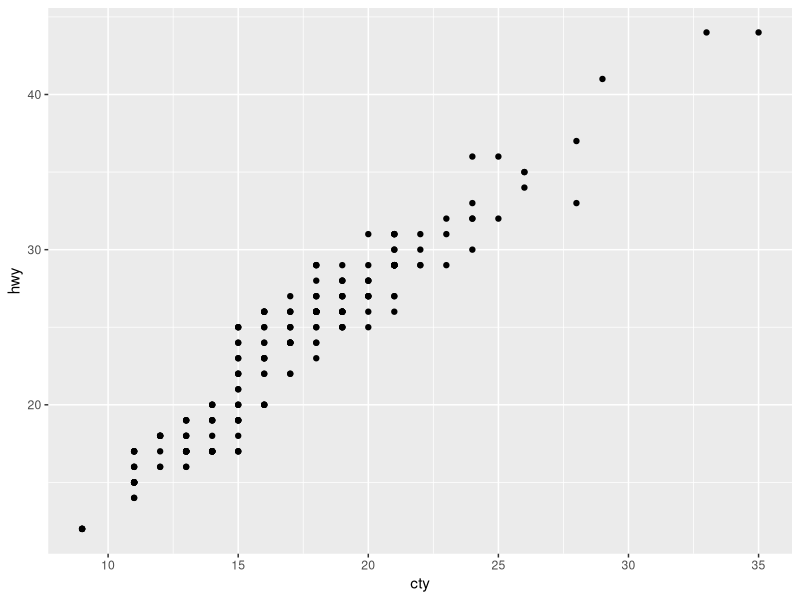
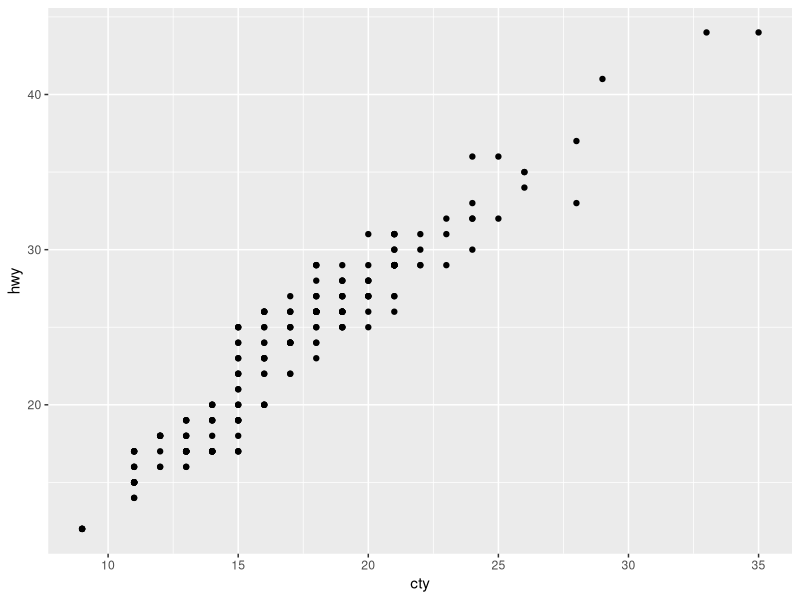
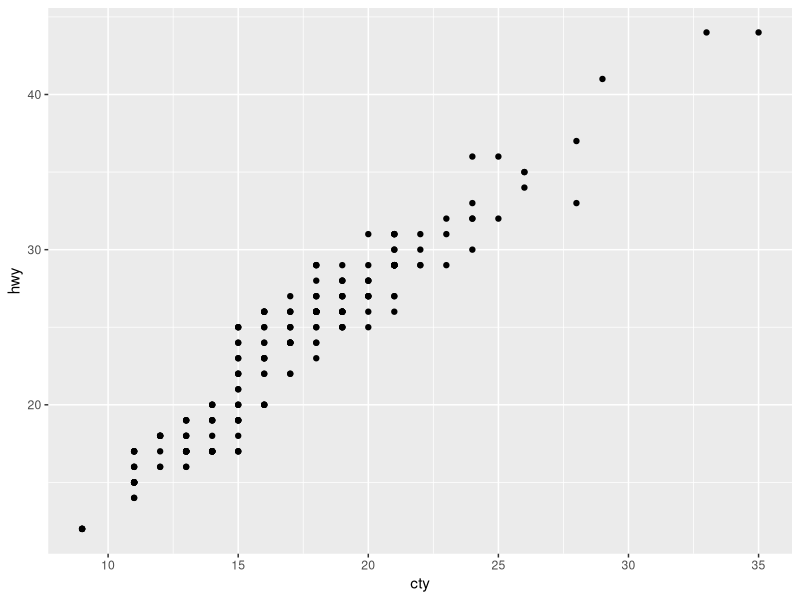
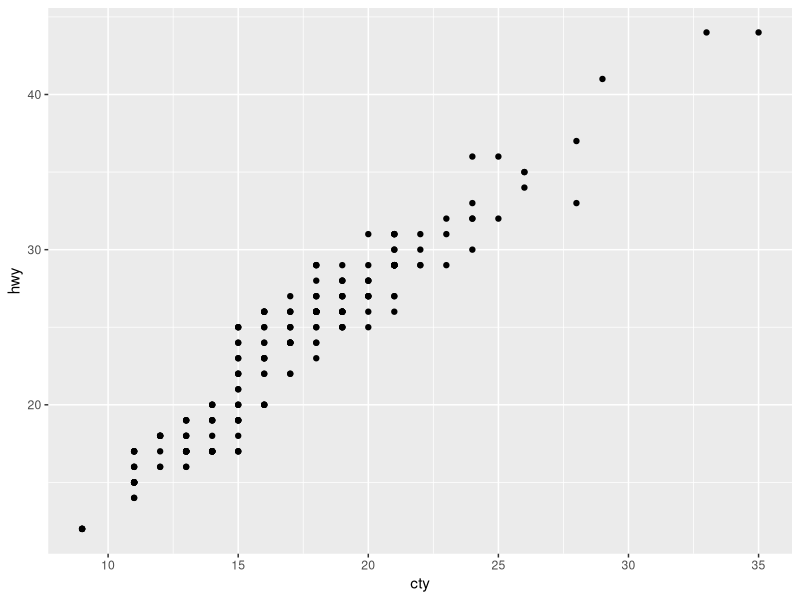
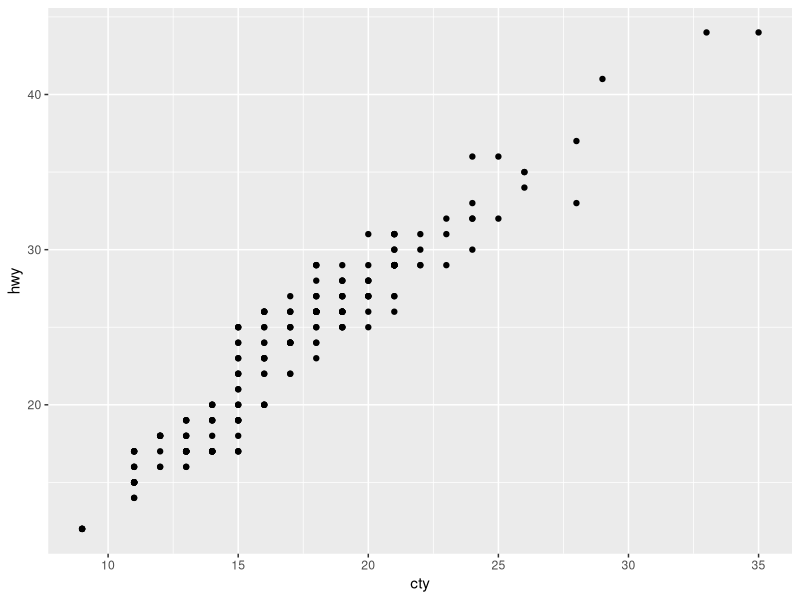
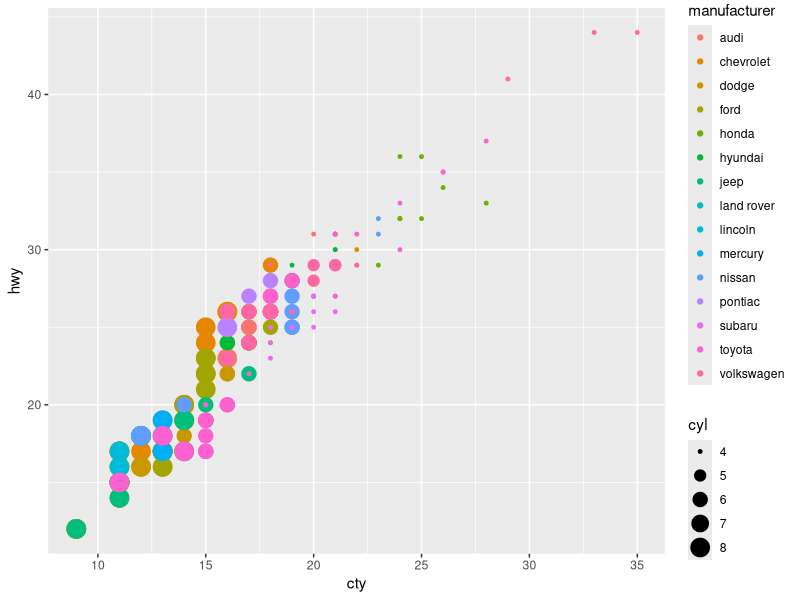
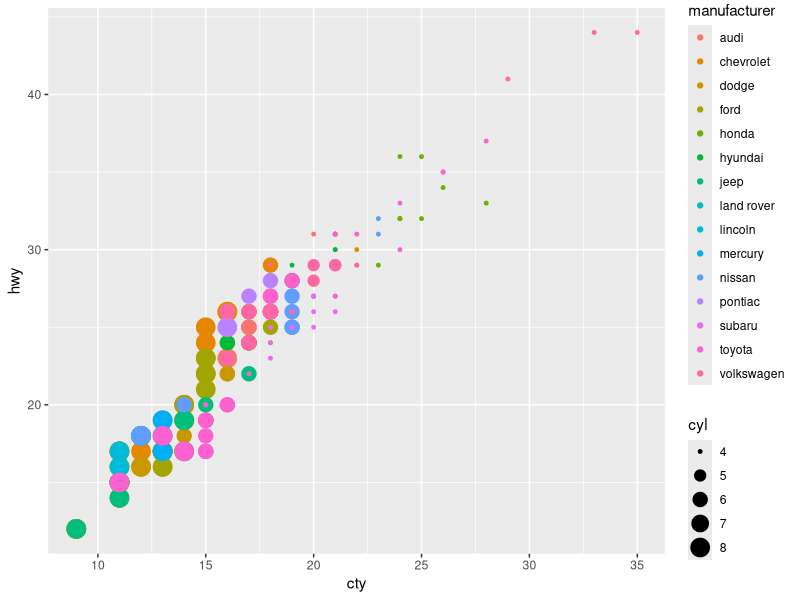
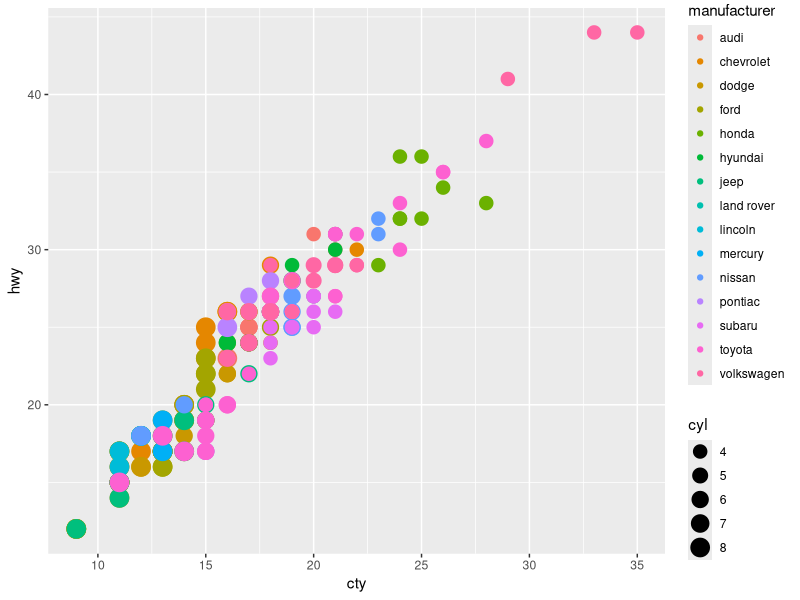

These charts were generated, in order, by the following R code:
## ---- chunk 1
#| echo: true
library(tidyverse)
## ---- chunk 2
#| echo: true
glimpse(mpg)
?mpg # This shows the help https://ggplot2.tidyverse.org/reference/mpg.html
## ---- chunk 3
#| echo: true
ggplot(data = mpg) + geom_point(mapping = aes(x = cty, y = hwy))
## ---- chunk 4
#| echo: true
ggplot() + geom_point(data = mpg, mapping = aes(x = cty, y = hwy)) # Same output as before ...
## ---- chunk 5
#| echo: true
ggplot(data = mpg, mapping = aes(x = cty, y = hwy)) + geom_point() # Same output as before ...
## ---- chunk 6
#| echo: true
ggplot(mpg, aes(x = cty, y = hwy)) + geom_point() # Same output as before ...
## ---- chunk 7
#| echo: true
ggplot(mpg, aes(cty, hwy)) + geom_point() # Same output as before ...
## ---- chunk 8
#| echo: true
ggplot(mpg, aes(cty, hwy, color = manufacturer, size = cyl)) + geom_point()
## ---- chunk 9
ggplot(mpg, aes(cty, hwy, color = manufacturer, size = cyl)) + geom_point()
## ---- chunk 10
#| echo: true
ggplot(mpg, aes(cty, hwy, color = manufacturer, size = cyl)) + geom_point() +
  scale_size_area()
## ---- chunk 11
#| echo: true
ggplot(mpg, aes(cty, hwy)) + geom_point() + geom_jitter(color = "green")
## ---- chunk 12
#| echo: true
ggplot(mpg, aes(cty, hwy)) + geom_point() + geom_smooth()
## ---- chunk 13
#| echo: true
ggplot(mpg, aes(cty, hwy, color = "green")) + geom_point() # Shows dots supposed to be "green" in red?
## ---- chunk 14
#| echo: true
our_plot <- ggplot(mpg, aes(cty, hwy)) + geom_point(aes(color = manufacturer))
## ---- chunk 15
#| echo: true
our_plot
## ---- chunk 16
#| echo: true
our_plot + geom_smooth()
## ---- chunk 17
#| echo: true
our_plot + coord_flip() # flip x and y
## ---- chunk 18
#| echo: true
our_plot + coord_polar() # weird here but useful for some things
## ---- chunk 19
#| echo: true
our_plot + facet_wrap("manufacturer")
## ---- chunk 20
#| echo: true
our_plot + facet_grid(cyl ~ fl) # fl is the fuel type
## ---- chunk 21
#| echo: true
our_plot + 
 scale_x_log10() + 
 scale_y_reverse() + 
 scale_colour_hue(l = 70, c = 30)
## ---- chunk 22
#| echo: true
our_plot + 
 xlim(c(0,40)) + 
 xlab("City miles per gallon") + ylab("Highway miles per gallon")
## ---- chunk 23
#| echo: true
our_plot + theme_bw()
## ---- chunk 24
#| echo: true
our_plot + theme_void()
## ---- chunk 25
#| echo: true
our_plot + theme_dark()
## ---- chunk 26
#| echo: true
x <- TRUE
y <- 2L
z <- 3
a <- "4"
## ---- chunk 27
#| echo: true
#| output-location: column-fragment
c(x,y)
## ---- chunk 28
#| echo: true
#| output-location: column-fragment
c(y,z) |> typeof()
## ---- chunk 29
#| echo: true
#| output-location: column-fragment
c(z,a)
## ---- chunk 30
#| echo: true
#| output-location: column-fragment
c(x,a)
## ---- chunk 31
#| echo: true
#| output-location: column-fragment
c(c(x,y),a)
## ---- chunk 32
#| echo: true
#| output-location: column-fragment
x + y
## ---- chunk 33
#| echo: true
#| output-location: column-fragment
as.numeric(a)
## ---- chunk 34
#| echo: true
#| output-location: column-fragment
x == 1
## ---- chunk 35
#| echo: true
#| output-location: column-fragment
as.character(y)
## ---- chunk 36
#| echo: true
a <- 0.1 + 0.2 - 0.2
a
## ---- chunk 37
#| echo: true
b <- 0.1
b
## ---- chunk 38
#| echo: true
(a - b) == 0
## ---- chunk 39
#| echo: true
a - b
## ---- chunk 40
#| echo: true 
data_wide <- tibble(
  id = 1:3,
  height_2023 = c(150, 160, 170),
  height_2024 = c(152, 162, 172)
)
data_wide
## ---- chunk 41
#| echo: true 
data_longer <- pivot_longer(data = data_wide, 
                            cols = c(height_2023, height_2024),
                            names_to = "year", values_to = "height")
data_longer
## ---- chunk 42
data_longer <- data_wide |> 
 pivot_longer(cols = c(height_2023, height_2024),
              names_to = "year", values_to = "height")
data_longer
## ---- chunk 43
#| echo: true
data_longer <- data_longer |> 
  mutate(year = str_remove(year, "height_"))
data_longer
## ---- chunk 44
#| echo: true
data_longer <- data_longer |> 
  mutate(year = as.numeric(year))
data_longer
## ---- chunk 45
#| echo: true
data_longer |> 
  pivot_wider(names_from = year, 
              values_from = height)
## ---- chunk 46
#| echo: true
data_longer |> 
  pivot_wider(names_from = year, 
              values_from = height,
              names_prefix = "height_") 
